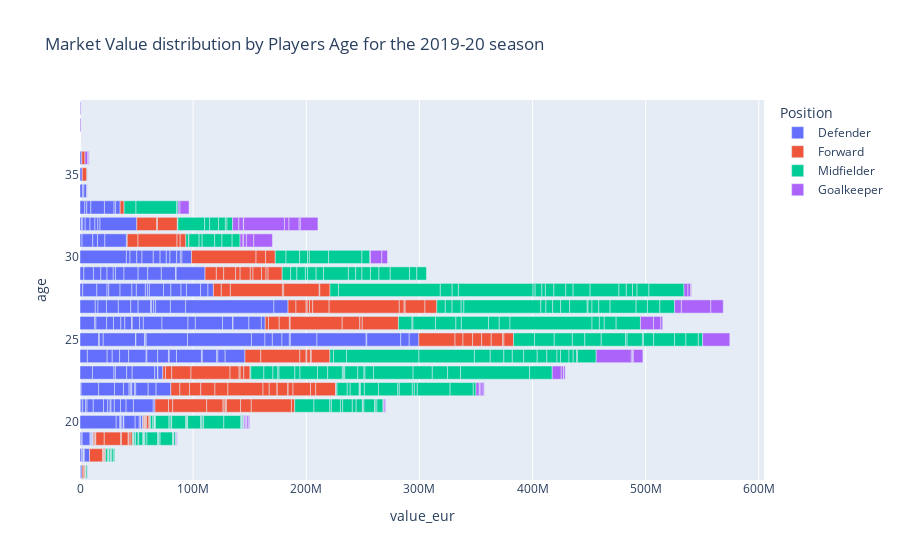

Write notebook code for a chart like this one.
### Markdown cell above
## Market Value distribution by Players Age for the 2019-20 season

### Code cell
df = data[data['Season'] == '2019-20']
fig = px.bar(df, y="age", x="value_eur",  color = 'Position', hover_data=["mod name"],
                title='Market Value distribution by Players Age for the 2019-20 season', orientation='h')
iplot(fig)

### Figure 1 — Plotly figure (JSON) as saved in the notebook; plotly's stock layout.template omitted (floating-point values rounded to 4 significant figures; data arrays with more than 128 entries replaced by an {"elided": "..."} marker saying what was removed)
{"data": [{"alignmentgroup": "True", "customdata": {"elided": "212x1 str values"}, "hovertemplate": "Position=Defender<br>value_eur=%{x}<br>age=%{y}<br>mod name=%{customdata[0]}<extra></extra>", "legendgroup": "Defender", "marker": {"color": "#636efa"}, "name": "Defender", "offsetgroup": "Defender", "orientation": "h", "showlegend": true, "textposition": "auto", "type": "bar", "x": {"elided": "212 int values"}, "xaxis": "x", "y": {"elided": "212 int values"}, "yaxis": "y"}, {"alignmentgroup": "True", "customdata": [["Tammy Abraham"], ["Che Adams"], ["Benik Afobe"], ["Albian Ajeti"], ["Florin Andone"], ["Michail Antonio"], ["Pierre-Emerick Aubameyang"], ["Charlie Austin"], ["Taiwo Awoniyi"], ["Jordan Ayew"], ["Ashley Barnes"], ["Steven Bergwijn"], ["Jarrod Bowen"], ["Rhian Brewster"], ["Dominic Calvert-Lewin"], ["Guido Carrillo"], ["Aaron Connolly"], ["Patrick Cutrone"], ["Renat Dadashov"], ["James Daly"], ["Arnaut Groeneveld"], ["Keinan Davis"], ["Troy Deeney"], ["Jermain Defoe"], ["Fousseni Diabaté"], ["Brahim Díaz"], ["Niall Ennis"], ["Bright Enobakhare"], ["Manolo Gabbiadini"], ["Gabriel Jesus"], ["Dwight Gayle"], ["Olivier Giroud"], ["Paul Gladon"], ["Mason Greenwood"], ["Viktor Gyökeres"], ["Sébastien Haller"], ["Hélder Costa"], ["Tomer Hemed"], ["Rushian Hepburn-Murphy"], ["Gonzalo Higuaín"], ["Scott Hogan"], ["Callum Hudson-Odoi"], ["Jordan Hugill"], ["Adam Idah"], ["Odion Ighalo"], ["Kelechi Iheanacho"], ["Danny Ings"], ["Isaac Success"], ["Ivan Cavaleiro"], ["Alex Iwobi"], ["Alireza Jahanbakhsh"], ["Vincent Janssen"], ["Tyreece John-Jules"], ["Moise Kean"], ["Ryan Kent"], ["Joshua King"], ["Jonathan Kodjia"], ["Alexandre Lacazette"], ["Caolan Lavery"], ["Jürgen Locadia"], ["Ademola Lookman"], ["Romelu Lukaku"], ["Dodi Lukébakio"], ["Gary Madine"], ["Riyad Mahrez"], ["Sadio Mané"], ["Anthony Martial"], ["Joe Mason"], ["Mason Bloomfield"], ["Neal Maupay"], ["Oliver McBurnie"], ["David McGoldrick"], ["Harry McKirdy"], ["Liam Millar"], ["Jan Mlakar"], ["Marlos Moreno"], ["Carlton Morris"], ["Lys Mousset"], ["Glenn Murray"], ["Layton Ndukwu"], ["Reiss Nelson"], ["Nélson Oliveira"], ["Eddie Nketiah"], ["Michael Obafemi"], ["Henry Onyekuru"], ["Divock Origi"], ["David Parkhouse"], ["Troy Parrott"], ["Pedro Neto"], ["Adalberto Peñaranda"], ["Nicolas Pépé"], ["Teemu Pukki"], ["Marcus Rashford"], ["Jordan Rhodes"], ["Callum Robinson"], ["Jay Rodriguez"], ["Allan Saint-Maximin"], ["Mbwana Samatta"], ["Billy Sharp"], ["Ellis Simms"], ["Jerome Sinclair"], ["Islam Slimani"], ["Dominic Solanke"], ["Dennis Srbeny"], ["Sam Surridge"], ["Alexander Sørloth"], ["Shani Tarashaj"], ["Percy Tau"], ["Cenk Tosun"], ["Adama Traoré"], ["Adama Traoré"], ["Leandro Trossard"], ["Tyler Smith"], ["Jamie Vardy"], ["Sam Vokes"], ["Theo Walcott"], ["Conor Washington"], ["Nahki Wells"], ["Connor Wickham"], ["Callum Wilson"], ["Chris Wood"], ["Ben Woodburn"], ["Andriy Yarmolenko"], ["Wilfried Zaha"]], "hovertemplate": "Position=Forward<br>value_eur=%{x}<br>age=%{y}<br>mod name=%{customdata[0]}<extra></extra>", "legendgroup": "Forward", "marker": {"color": "#EF553B"}, "name": "Forward", "offsetgroup": "Forward", "orientation": "h", "showlegend": true, "textposition": "auto", "type": "bar", "x": [12000000, 8000000, 2900000, 8500000, 9500000, 10000000, 57000000, 6500000, 3700000, 7000000, 10500000, 30000000, 10000000, 975000, 12500000, 7000000, 975000, 14500000, 875000, 325000, 11500000, 950000, 9500000, 2800000, 2400000, 7500000, 500000, 1400000, 9000000, 31000000, 8000000, 17500000, 900000, 1500000, 600000, 32000000, 7000000, 850000, 550000, 34500000, 2100000, 11500000, 2800000, 850000, 8500000, 5500000, 9000000, 5500000, 8500000, 17000000, 8000000, 8500000, 190000, 14500000, 7000000, 14500000, 4000000, 46000000, 675000, 10000000, 12500000, 46000000, 9500000, 1100000, 31500000, 62000000, 34500000, 475000, 80000, 9500000, 8000000, 2800000, 110000, 650000, 675000, 4300000, 950000, 3200000, 4100000, 550000, 6000000, 4300000, 2000000, 775000, 15500000, 14000000, 290000, 1000000, 1400000, 4600000, 34500000, 9000000, 35500000, 2400000, 5500000, 7500000, 17500000, 15500000, 3500000, 950000, 525000, 5000000, 2900000, 1200000, 950000, 5500000, 750000, 8500000, 9000000, 3100000, 750000, 16500000, 250000, 17500000, 4000000, 8500000, 900000, 1800000, 2200000, 17500000, 10500000, 1900000, 12500000, 32000000], "xaxis": "x", "y": [21, 22, 26, 22, 26, 29, 30, 29, 21, 27, 29, 21, 22, 19, 22, 28, 19, 21, 20, 19, 22, 21, 31, 36, 23, 19, 20, 21, 27, 22, 28, 32, 27, 17, 21, 25, 25, 32, 20, 31, 27, 18, 27, 18, 30, 22, 26, 23, 25, 23, 25, 25, 18, 19, 22, 27, 29, 28, 26, 25, 21, 26, 21, 28, 28, 27, 23, 28, 22, 22, 23, 31, 22, 19, 20, 22, 23, 23, 35, 20, 19, 27, 20, 18, 22, 24, 19, 17, 19, 22, 24, 29, 21, 29, 24, 29, 22, 26, 33, 18, 22, 31, 21, 25, 20, 23, 24, 25, 28, 24, 24, 24, 20, 32, 29, 30, 27, 29, 26, 27, 27, 19, 29, 26], "yaxis": "y"}, {"alignmentgroup": "True", "customdata": {"elided": "234x1 str values"}, "hovertemplate": "Position=Midfielder<br>value_eur=%{x}<br>age=%{y}<br>mod name=%{customdata[0]}<extra></extra>", "legendgroup": "Midfielder", "marker": {"color": "#00cc96"}, "name": "Midfielder", "offsetgroup": "Midfielder", "orientation": "h", "showlegend": true, "textposition": "auto", "type": "bar", "x": {"elided": "234 int values"}, "xaxis": "x", "y": {"elided": "234 int values"}, "yaxis": "y"}, {"alignmentgroup": "True", "customdata": [["Kepa Arrizabalaga"], ["Daniel Bachmann"], ["Nathan Baxter"], ["Gavin Bazunu"], ["Nathan Bishop"], ["Artur Boruc"], ["Claudio Bravo"], ["David Button"], ["Scott Carson"], ["Jamie Cumming"], ["Pontus Dahlberg"], ["Karl Darlow"], ["Jake Eastwood"], ["Ralf Fährmann"], ["Fraser Forster"], ["Ben Foster"], ["Paulo Gazzaniga"], ["Kamil Grabara"], ["Lee Grant"], ["Daniel Grimshaw"], ["Angus Gunn"], ["Joe Hart"], ["Tom Heaton"], ["Stephen Henderson"], ["Wayne Hennessey"], ["Heurelho Gomes"], ["Daniel Iversen"], ["João Virgínia"], ["Joel Pereira"], ["Loris Karius"], ["Caoimhin Kelleher"], ["Tim Krul"], ["Adam Legzdins"], ["Bernd Leno"], ["Anders Lindegaard"], ["Hugo Lloris"], ["Jonas Lössl"], ["Matt Macey"], ["Emiliano Martínez"], ["Michael McGovern"], ["Simon Mignolet"], ["Arijanet Muric"], ["Ørjan Nyland"], ["Kieran O'Hara"], ["Bailey Peacock-Farrell"], ["Jordan Pickford"], ["Nick Pope"], ["Aaron Ramsdale"], ["Darren Randolph"], ["Sergio Romero"], ["John Ruddy"], ["Rui Patrício"], ["Kasper Schmeichel"], ["Jason Steele"], ["Jed Steer"], ["Zack Steffen"], ["Maarten Stekelenburg"], ["Mark Travers"], ["Michael Verrips"], ["Christian Walton"], ["Alfie Whiteman"], ["Freddie Woodman"]], "hovertemplate": "Position=Goalkeeper<br>value_eur=%{x}<br>age=%{y}<br>mod name=%{customdata[0]}<extra></extra>", "legendgroup": "Goalkeeper", "marker": {"color": "#ab63fa"}, "name": "Goalkeeper", "offsetgroup": "Goalkeeper", "orientation": "h", "showlegend": true, "textposition": "auto", "type": "bar", "x": [31000000, 1100000, 500000, 290000, 525000, 675000, 2800000, 600000, 1700000, 120000, 1100000, 3500000, 240000, 10000000, 2600000, 2500000, 6000000, 850000, 525000, 150000, 8000000, 5500000, 8000000, 425000, 4000000, 775000, 775000, 675000, 1900000, 11500000, 290000, 2600000, 270000, 26000000, 240000, 36000000, 5000000, 675000, 6500000, 400000, 6500000, 1400000, 2300000, 240000, 1300000, 24000000, 11000000, 1200000, 4000000, 9000000, 1100000, 16500000, 15500000, 750000, 1600000, 8500000, 675000, 850000, 1900000, 1300000, 575000, 1000000], "xaxis": "x", "y": [24, 24, 20, 17, 19, 39, 22, 30, 33, 19, 20, 28, 22, 30, 31, 36, 27, 20, 36, 21, 23, 32, 33, 31, 32, 38, 21, 19, 23, 26, 20, 31, 32, 27, 35, 32, 30, 24, 26, 34, 31, 20, 28, 23, 22, 25, 27, 21, 32, 32, 32, 31, 32, 28, 26, 24, 36, 20, 22, 23, 20, 22], "yaxis": "y"}], "layout": {"barmode": "relative", "legend": {"title": {"text": "Position"}, "tracegroupgap": 0}, "title": {"text": "Market Value distribution by Players Age for the 2019-20 season"}, "xaxis": {"anchor": "y", "domain": [0, 1], "title": {"text": "value_eur"}}, "yaxis": {"anchor": "x", "domain": [0, 1], "title": {"text": "age"}}}}
